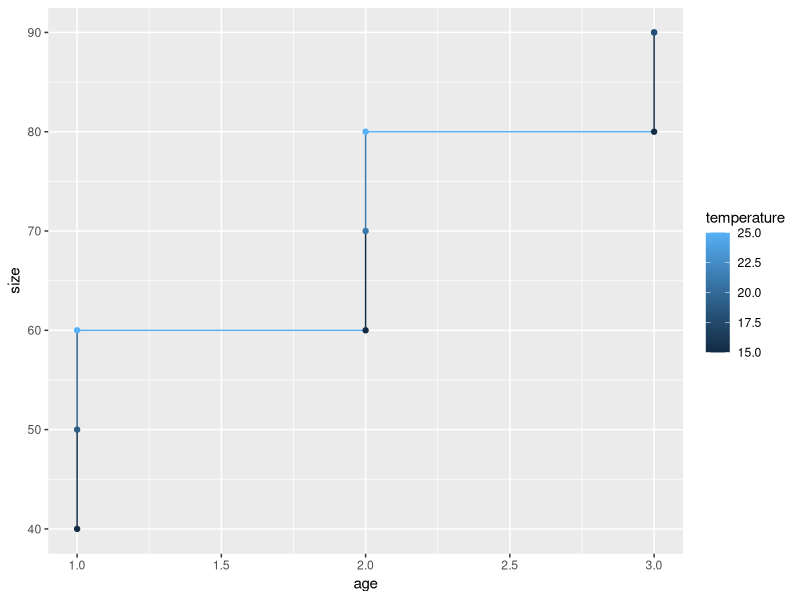
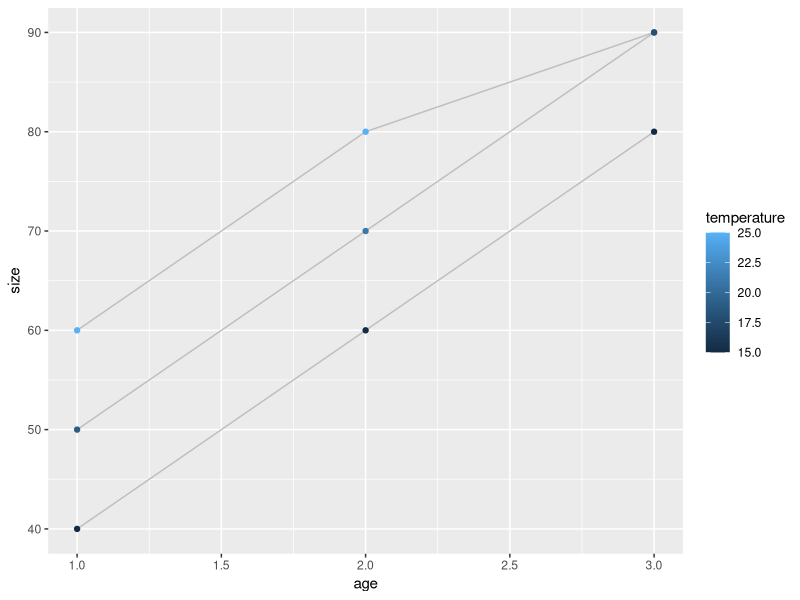
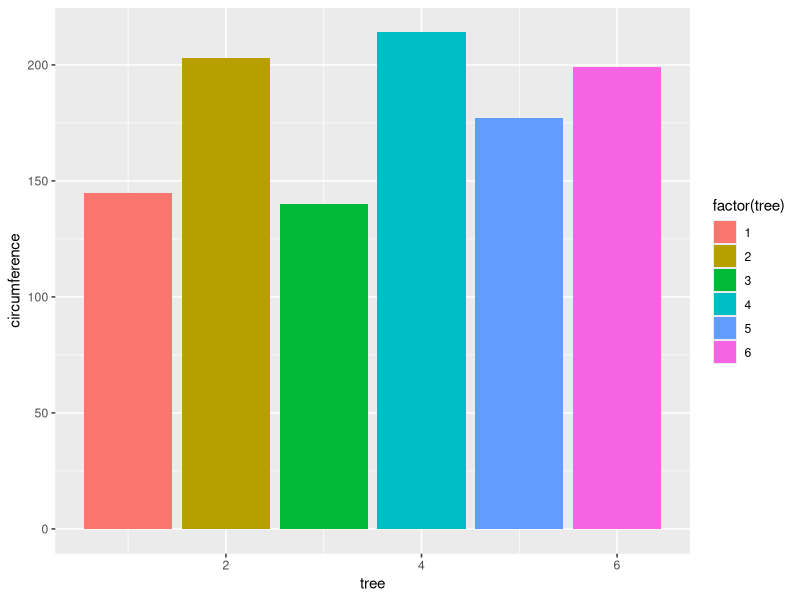

The R source for these figures, in order:
## ---- chunk 1
library(tidyverse)
tomato <- read_delim("tomatoes-greenhouse.csv")
tomato
## ---- chunk 2
tomato %>%
  ggplot(aes(age, size, col = temperature)) +
  geom_line()+
  geom_point()
## ---- chunk 3

tomato %>% 
  ggplot(aes(age, size,
             col = temperature
             ,group = plant))+
  geom_line(col = "gray") +
  geom_point(aes(col = temperature))

## ---- chunk 4
orange <- read_delim("orange-trees (1).csv")
orange
## ---- chunk 5
orange %>% 
  sample_n(4)
## ---- chunk 6
orange %>% 
  group_by(tree) %>% 
  filter(rank(desc(age)) == 1) %>% 
  ggplot(aes(tree, circumference,
             fill = factor(tree))) +
  geom_col()
